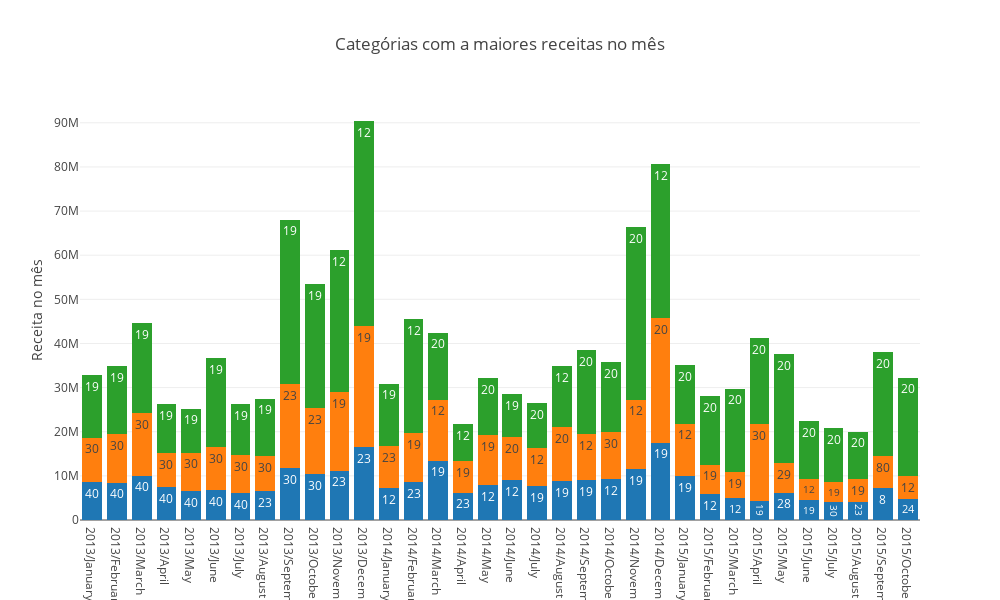

Notebook source saved alongside this figure:
### Code cell
trace = [go.Bar(
                x=date_range,
                y=item_cnt_value[i, :],
                text=category_id[i, :],
                textposition = 'auto', 
                hoverinfo='x+y',
                showlegend=False,

                )
    
        for i in range(n_largest)]

layout = go.Layout( yaxis = dict(title='Receita no mês'),
                    title='Categórias com a maiores receitas no mês',
                    barmode='stack',
                    width=1000,
                    height=600,
                  )

fig = go.Figure(data=trace, layout=layout)

iplot(fig)

### Figure 1 — Plotly figure (JSON) as saved in the notebook; plotly's stock layout.template omitted (floating-point values rounded to 4 significant figures)
{"data": [{"hoverinfo": "x+y", "showlegend": false, "text": [40, 40, 40, 40, 40, 40, 40, 23, 30, 30, 23, 23, 12, 23, 19, 23, 12, 12, 19, 19, 19, 12, 19, 19, 19, 12, 12, 19, 28, 19, 30, 23, 8, 24], "textposition": "auto", "type": "bar", "uid": "624e271e-fca2-4724-811d-95a892ea7e89", "x": ["2013/January", "2013/February", "2013/March", "2013/April", "2013/May", "2013/June", "2013/July", "2013/August", "2013/September", "2013/October", "2013/November", "2013/December", "2014/January", "2014/February", "2014/March", "2014/April", "2014/May", "2014/June", "2014/July", "2014/August", "2014/September", "2014/October", "2014/November", "2014/December", "2015/January", "2015/February", "2015/March", "2015/April", "2015/May", "2015/June", "2015/July", "2015/August", "2015/September", "2015/October"], "y": [8667000.0, 8482000.0, 10050000.0, 7464000.0, 6608000.0, 6734000.0, 6044000.0, 6578000.0, 11840000.0, 10430000.0, 11170000.0, 16510000.0, 7300000.0, 8647000.0, 13450000.0, 6199000.0, 7834000.0, 9096276, 7636000.0, 8859000.0, 9013000.0, 9212000.0, 11560000.0, 17540000.0, 9890000.0, 5873000.0, 5040000.0, 4241000.0, 6218000.0, 4625000.0, 4006000.0, 4151000.0, 7206000.0, 4757000.0]}, {"hoverinfo": "x+y", "showlegend": false, "text": [30, 30, 30, 30, 30, 30, 30, 30, 23, 23, 19, 19, 23, 19, 12, 19, 19, 20, 12, 20, 12, 30, 12, 20, 12, 19, 19, 30, 29, 12, 19, 19, 80, 12], "textposition": "auto", "type": "bar", "uid": "ed65985d-90a3-4dfd-afec-4aa523c84f52", "x": ["2013/January", "2013/February", "2013/March", "2013/April", "2013/May", "2013/June", "2013/July", "2013/August", "2013/September", "2013/October", "2013/November", "2013/December", "2014/January", "2014/February", "2014/March", "2014/April", "2014/May", "2014/June", "2014/July", "2014/August", "2014/September", "2014/October", "2014/November", "2014/December", "2015/January", "2015/February", "2015/March", "2015/April", "2015/May", "2015/June", "2015/July", "2015/August", "2015/September", "2015/October"], "y": [10010000.0, 11040000.0, 14120000.0, 7686000.0, 8685000.0, 9786000.0, 8731000.0, 7842000.0, 18930000.0, 14890000.0, 17780000.0, 27440000.0, 9498000.0, 11020000.0, 13850000.0, 7090000.0, 11420000.0, 9701000.0, 8620000.0, 12270000.0, 10450000.0, 10620000.0, 15710000.0, 28190000.0, 11940000.0, 6665000.0, 5879000.0, 17530000.0, 6655000.0, 4719000.0, 4539000.0, 5138000.0, 7232000.0, 5106927]}, {"hoverinfo": "x+y", "showlegend": false, "text": [19, 19, 19, 19, 19, 19, 19, 19, 19, 19, 12, 12, 19, 12, 20, 12, 20, 19, 20, 12, 20, 20, 20, 12, 20, 20, 20, 20, 20, 20, 20, 20, 20, 20], "textposition": "auto", "type": "bar", "uid": "0b30563f-e81a-4635-944f-8e01914f4a8f", "x": ["2013/January", "2013/February", "2013/March", "2013/April", "2013/May", "2013/June", "2013/July", "2013/August", "2013/September", "2013/October", "2013/November", "2013/December", "2014/January", "2014/February", "2014/March", "2014/April", "2014/May", "2014/June", "2014/July", "2014/August", "2014/September", "2014/October", "2014/November", "2014/December", "2015/January", "2015/February", "2015/March", "2015/April", "2015/May", "2015/June", "2015/July", "2015/August", "2015/September", "2015/October"], "y": [14100000.0, 15410000.0, 20360000.0, 11190000.0, 9957000.0, 20220000.0, 11510000.0, 13080000.0, 37280000.0, 28120000.0, 32150000.0, 46460000.0, 14110000.0, 25780000.0, 15140000.0, 8474000.0, 12900000.0, 9742000.0, 10190000.0, 13670000.0, 19050000.0, 15930000.0, 39080000.0, 34830000.0, 13300000.0, 15470000.0, 18850000.0, 19470000.0, 24750000.0, 13140000.0, 12190000.0, 10760000.0, 23520000.0, 22400000.0]}], "layout": {"barmode": "stack", "height": 600, "title": {"text": "Categórias com a maiores receitas no mês"}, "width": 1000, "yaxis": {"title": {"text": "Receita no mês"}}}}
